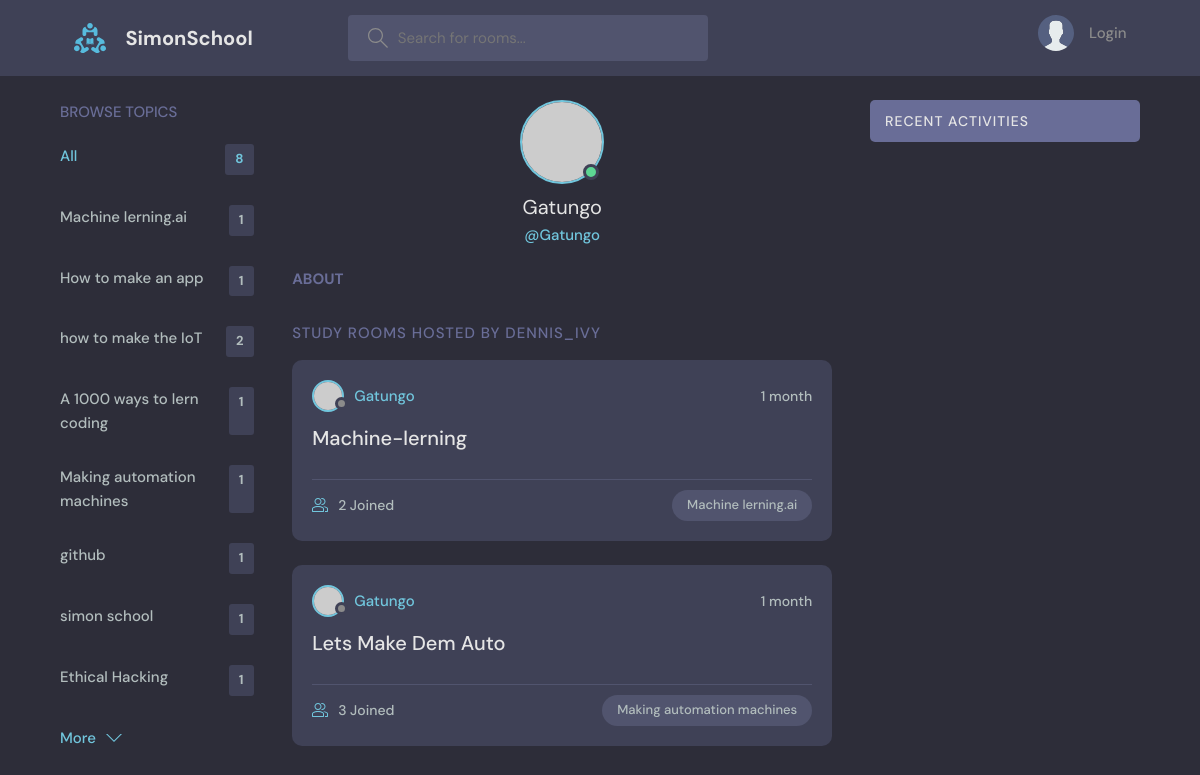
The page /profile/3 on the database its author committed.
### Baze/models.py (models this page shows, shortened)
class Topic(models.Model):
     name = models.CharField(max_length=200)

class Room(models.Model):
    host =models.ForeignKey(User, on_delete=models.SET_NULL, null= True)
    topic = models.ForeignKey(Topic, on_delete=models.SET_NULL, null = True)
    name = models.CharField(max_length=200)
    description = models.TextField(null=True, blank=True)
    participants = models.ManyToManyField(User, related_name='participants',blank=True)
    updated = models.DateTimeField(auto_now=True)
    created = models.DateTimeField(auto_now_add=True)

### Baze/views.py (the view)
# urls.py: path('profile/<str:pk>', views.userProfile, name="user-profile"),
def userProfile(request, pk):
    user = User.objects.get(id =pk)
    rooms = user.room_set.all()
    room_messages = user.message_set.all()
    topics = Topic.objects.all()
    context = {'user': user, 'room_messages': room_messages,'rooms':rooms,  'topics':topics}
    return render (request, 'Baze/profile.html', context)

### Baze/templates/Baze/profile.html (shortened to what this page needs)
{%extends 'main.html' %}
{%block content%}
  <main class="profile-page layout layout--3">
    <div class="container">
     {% include 'Baze/topics_components.html' %}
      <div class="roomList">
        <div class="profile">
          <div class="profile__avatar">
            <div class="avatar avatar--large active">
              <img src="https://randomuser.me/api/portraits/men/11.jpg" />
            </div>
          </div>
          <div class="profile__info">
            <h3>{{user.username}}</h3>
            <p>@{{user.username}}</p>
          </div>
          <div class="profile__about">
            <h3>About</h3>
          </div>
        </div>
        <div class="roomList__header">
          <div>
            <h2>Study Rooms Hosted by dennis_ivy</a>
            </h2>
          </div>
        </div>
        {% include 'Baze/feed_componnent.html' %}
      </div>
      {%include 'Baze/activity_component.html' %}
    </div>
  </main>
{% endblock content %}

### templates/main.html (shortened to what this page needs)
<!DOCTYPE html>
{%load static%}
<html lang="en">
  <head>
    <link rel="stylesheet" href="{%static 'styles/style.css' %}" />
  </head>
  <body>
    {% include 'navbar.html' %}
    {% block content %}
    {% endblock %}
  </body>
</html>

### templates/navbar.html (shortened to what this page needs)
{%load static %}
<header class="header header--loggedIn">
   <div class="container">
     <a href="{% url 'home' %}" class="header__logo">
       <img src="{%static 'images/logo.svg'%}" />
       <h1>SimonSchool</h1>
     </a>
     <form class="header__search" method="GET" action="{url 'home'}">
       <label>
         <input name= "q" placeholder="Search for rooms..." />
       </label>
     </form>
     <nav class="header__menu">
       {% if request.user.is_authenticated %}
       <div class="header__user">
         <a href="{% url 'update-user' %}">
           <div class="avatar avatar--medium active">
             <img src="https://randomuser.me/api/portraits/men/37.jpg" />
           </div>
           <p>{{request.user.username}} <span>@{{request.user.username}}</span></p>
         </a>
         <button class="dropdown-button">
           <svg version="1.1" xmlns="http://www.w3.org/2000/svg" width="32" height="32" viewBox="0 0 32 32">
             <title>chevron-down</title>
             <path d="M16 21l-13-13h-3l16 16 16-16h-3l-13 13z"></path>
           </svg>
         </button>
       </div>
{% else%}
       <a href="{% url 'login' %}">
         <img src="{%static 'images/avatar.svg'%}" />
         <p>Login</p>
       </a>
{% endif%}
     </nav>
   </div>
 </header>

### Baze/templates/Baze/topics_components.html
<div class="topics">
  <div class="topics__header">
    <h2>Browse Topics</h2>
  </div>
  <ul class="topics__list">
    <li>
      <a href="{% url 'home' %}" class="active">All <span>{{topics.count}} </span></a>
    </li>
    {% for topic in topics %}
    <li>
      <a href="{%url 'home' %} q={{topic.name}}">{{topic.name}} <span>{{topic.room_set.all.count}}</span></a>
    </li>
    {% endfor %}
    </ul>
 <a class="btn btn--link" href="{% url 'topics' %}">
    More
    <svg version="1.1" xmlns="http://www.w3.org/2000/svg" width="32" height="32" viewBox="0 0 32 32">
      <title>chevron-down</title>
      <path d="M16 21l-13-13h-3l16 16 16-16h-3l-13 13z"></path>
    </svg>
  </a>
</div>

### Baze/templates/Baze/feed_componnent.html (shortened to what this page needs)
{% for room in rooms %}
<div class="roomListRoom">
  <div class="roomListRoom__header">
    <a href="{% url 'user-profile' room.host.id %}" class="roomListRoom__author">
      <div class="avatar avatar--small">
        <img src="https://randomuser.me/api/portraits/women/11.jpg" />
      </div>
      <span>{{room.host.username}} </span>
    </a>
    <div class="roomListRoom__actions">
      <span>{{room.created|timesince}} </span>
    </div>
  </div>
  <div class="roomListRoom__content">
    <a href="{% url 'room' room.id %}">{{room.name}} </a>
  </div>
  <div class="roomListRoom__meta">
    <a href="{% url 'room' room.id %}" class="roomListRoom__joined">
      {{room.participants.all.count}} Joined
    </a>
    <p class="roomListRoom__topic">{{room.topic.name}}</p>
  </div>
</div>
{%endfor%}

### Baze/templates/Baze/activity_component.html (shortened to what this page needs)
<div class="activities">
  <div class="activities__header">
    <h2>Recent Activities</h2>
  </div>
</div>

### rows shown on the page
Topic: name "Machine lerning.ai", room_set.all.count "1"
Topic: name "How to make an app", room_set.all.count "1"
Topic: name "how to make the IoT", room_set.all.count "2"
Topic: name "A 1000 ways to lern coding", room_set.all.count "1"
Topic: name "Making automation machines", room_set.all.count "1"
Topic: name "github", room_set.all.count "1"
Topic: name "simon school", room_set.all.count "1"
Topic: name "Ethical Hacking", room_set.all.count "1"
Room: host.username "Gatungo", created "1 month", name "Machine-lerning", participants.all.count "2", topic.name "Machine lerning.ai"
Room: host.username "Gatungo", created "1 month", name "Lets Make Dem Auto", participants.all.count "3", topic.name "Making automation machines"

### other values the page prints
{{ topics.count }} "8"
{{ user.username }} "Gatungo"
